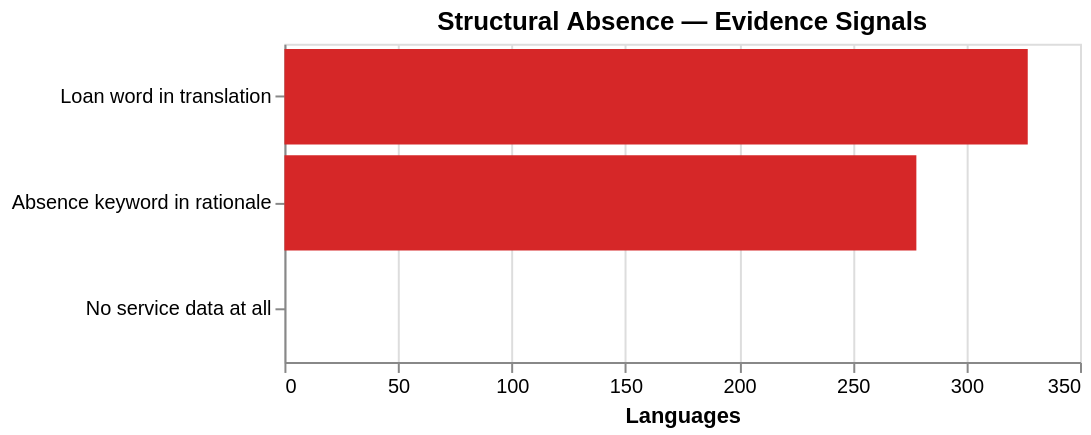

Notebook code cell kept with this figure:
### Code cell
# Absence sub-signals breakdown
absent_signals = (
    absent.assign(
        has_loan=absent['loan_words_found'],
        has_rationale_signal=absent['absence_signals'].str.len() > 0,
        no_data=absent['n_services_with_data'] == 0,
    )
)

signal_counts = pd.DataFrame({
    'signal': ['Loan word in translation', 'Absence keyword in rationale', 'No service data at all'],
    'n': [
        absent_signals['has_loan'].sum(),
        absent_signals['has_rationale_signal'].sum(),
        absent_signals['no_data'].sum(),
    ]
})

alt.Chart(signal_counts).mark_bar(color=CATEGORY_COLOURS['STRUCTURAL_ABSENCE']).encode(
    x=alt.X('n:Q', title='Languages'),
    y=alt.Y('signal:N', sort='-x', title=None),
    tooltip=['signal:N', 'n:Q']
).properties(width=400, height=160, title='Structural Absence — Evidence Signals')

### Figure 1 — Vega specification as saved in the notebook (floating-point values rounded to 4 significant figures)
{"$schema": "https://vega.github.io/schema/vega/v6.json", "data": [{"name": "source_0"}, {"name": "data_0", "values": [{"n": 327, "n_end": 327.0, "n_start": 0.0, "signal": "Loan word in translation"}, {"n": 278, "n_end": 278.0, "n_start": 0.0, "signal": "Absence keyword in rationale"}, {"n": 0, "n_end": 0.0, "n_start": 0.0, "signal": "No service data at all"}]}, {"name": "source_0_y_domain_signal", "values": [{"signal": "Loan word in translation", "sort_field": 327}, {"signal": "Absence keyword in rationale", "sort_field": 278}, {"signal": "No service data at all", "sort_field": 0}]}], "marks": [{"type": "rect", "name": "marks", "from": {"data": "data_0"}, "encode": {"update": {"y": {"field": "signal", "scale": "y"}, "fill": {"value": "#d62728"}, "x": {"field": "n_end", "scale": "x"}, "x2": {"field": "n_start", "scale": "x"}, "height": {"signal": "max(0.25, bandwidth('y'))"}, "tooltip": {"signal": "{\"signal\": isValid(datum[\"signal\"]) ? datum[\"signal\"] : \"\"+datum[\"signal\"], \"n\": format(datum[\"n\"], \"\")}"}}}, "style": ["bar"]}], "scales": [{"name": "x", "type": "linear", "domain": {"data": "data_0", "fields": ["n_start", "n_end"]}, "range": [0, {"signal": "width"}], "nice": true, "zero": true}, {"name": "y", "type": "band", "domain": {"data": "source_0_y_domain_signal", "field": "signal", "sort": {"op": "max", "field": "sort_field", "order": "descending"}}, "range": [0, {"signal": "height"}], "paddingInner": 0.1, "paddingOuter": 0.05}], "axes": [{"scale": "x", "zindex": 0, "labels": false, "aria": false, "grid": true, "domain": false, "tickCount": {"signal": "ceil(width/40)"}, "ticks": false, "orient": "bottom", "gridScale": "y", "maxExtent": 0, "minExtent": 0}, {"scale": "x", "orient": "bottom", "title": "Languages", "labelFlush": true, "labelOverlap": true, "grid": false, "tickCount": {"signal": "ceil(width/40)"}, "zindex": 0}, {"scale": "y", "orient": "left", "zindex": 0, "grid": false}], "title": {"text": "Structural Absence — Evidence Signals", "frame": "group"}, "height": 160, "padding": 5, "width": 400, "background": "white", "style": "cell"}
